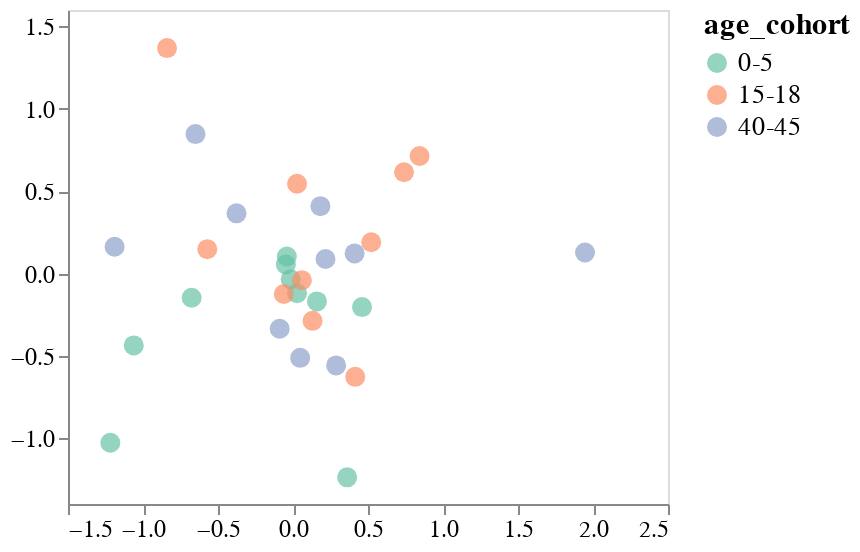

The notebook cell saved with this chart:
### Code cell
mds_and_plot(escape_df, mds_random_state=3)

### Figure 1 — Vega-Lite specification as saved in the notebook (floating-point values rounded to 4 significant figures)
{"config": {"view": {"continuousWidth": 300, "continuousHeight": 300}, "axis": {"grid": false, "labelFontSize": 12, "title": null}, "legend": {"labelFontSize": 13, "titleFontSize": 15}}, "data": {"name": "data-4e6a0fe8bdd9df87a32cfc9e58685c56"}, "mark": {"type": "circle", "opacity": 0.7, "size": 100}, "encoding": {"color": {"field": "age_cohort", "scale": {"scheme": "set2"}, "type": "nominal"}, "detail": {"field": "serum", "type": "nominal"}, "tooltip": [{"field": "serum", "type": "nominal"}, {"field": "age_cohort", "type": "nominal"}], "x": {"field": "x_coord", "scale": {"padding": 5}, "type": "quantitative"}, "y": {"field": "y_coord", "scale": {"padding": 5}, "type": "quantitative"}}, "height": 247.1, "width": 300, "$schema": "https://vega.github.io/schema/vega-lite/v5.8.0.json", "datasets": {"data-4e6a0fe8bdd9df87a32cfc9e58685c56": [{"serum": "2367", "x_coord": -0.01529, "y_coord": -0.0354, "age_cohort": "0-5"}, {"serum": "3944", "x_coord": -0.0477, "y_coord": 0.05477, "age_cohort": "0-5"}, {"serum": "2462", "x_coord": -0.6758, "y_coord": -0.1474, "age_cohort": "0-5"}, {"serum": "2389", "x_coord": -1.062, "y_coord": -0.4364, "age_cohort": "0-5"}, {"serum": "2323", "x_coord": 0.4602, "y_coord": -0.2038, "age_cohort": "0-5"}, {"serum": "2388", "x_coord": -0.04103, "y_coord": 0.1036, "age_cohort": "0-5"}, {"serum": "2463", "x_coord": 0.1596, "y_coord": -0.1695, "age_cohort": "0-5"}, {"serum": "3973", "x_coord": 0.361, "y_coord": -1.237, "age_cohort": "0-5"}, {"serum": "4299", "x_coord": -1.218, "y_coord": -1.027, "age_cohort": "0-5"}, {"serum": "4584", "x_coord": 0.02691, "y_coord": -0.1194, "age_cohort": "0-5"}, {"serum": "2343", "x_coord": -0.5715, "y_coord": 0.1478, "age_cohort": "15-18"}, {"serum": "2350", "x_coord": -0.8397, "y_coord": 1.369, "age_cohort": "15-18"}, {"serum": "2365", "x_coord": 0.5217, "y_coord": 0.19, "age_cohort": "15-18"}, {"serum": "2380", "x_coord": 0.1302, "y_coord": -0.2871, "age_cohort": "15-18"}, {"serum": "2382", "x_coord": 0.844, "y_coord": 0.7134, "age_cohort": "15-18"}, {"serum": "3866", "x_coord": 0.05935, "y_coord": -0.04053, "age_cohort": "15-18"}, {"serum": "3856", "x_coord": 0.7402, "y_coord": 0.6149, "age_cohort": "15-18"}, {"serum": "3857", "x_coord": 0.02685, "y_coord": 0.5452, "age_cohort": "15-18"}, {"serum": "3862", "x_coord": 0.4148, "y_coord": -0.6274, "age_cohort": "15-18"}, {"serum": "3895", "x_coord": -0.06106, "y_coord": -0.1244, "age_cohort": "15-18"}, {"serum": "33C", "x_coord": -0.6501, "y_coord": 0.8467, "age_cohort": "40-45"}, {"serum": "34C", "x_coord": 0.1826, "y_coord": 0.4091, "age_cohort": "40-45"}, {"serum": "197C", "x_coord": 1.947, "y_coord": 0.1278, "age_cohort": "40-45"}, {"serum": "199C", "x_coord": -1.189, "y_coord": 0.1626, "age_cohort": "40-45"}, {"serum": "215C", "x_coord": 0.4105, "y_coord": 0.1223, "age_cohort": "40-45"}, {"serum": "210C", "x_coord": 0.2165, "y_coord": 0.08838, "age_cohort": "40-45"}, {"serum": "74C", "x_coord": -0.08881, "y_coord": -0.3353, "age_cohort": "40-45"}, {"serum": "68C", "x_coord": -0.3766, "y_coord": 0.3655, "age_cohort": "40-45"}, {"serum": "150C", "x_coord": 0.2874, "y_coord": -0.5577, "age_cohort": "40-45"}, {"serum": "18C", "x_coord": 0.04775, "y_coord": -0.5117, "age_cohort": "40-45"}]}}
